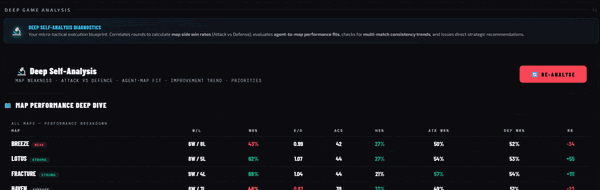
#> input picture public/deep_analysis.gif, 600 x 190 px, found by its file name
$ python fix_gifs.py
#> lines starting #> are read from the running program, lines starting #| are printed output that depends on the picture
"""
Re-compress original high-res GIFs from the git history isn't possible,
so instead we'll rebuild the GIFs from scratch using the original compressed ones
but fixing the per-frame duration to be correct (80-100ms).

The issue: the first compression pass inherited the already-inflated duration,
making each frame display for 9 seconds. We fix that by resetting duration to 80ms.
"""
import os
from PIL import Image, ImageSequence

public_dir = r"c:\Users\prath\Downloads\VALSTATS\v8\public"

gifs = {
    "deep_analysis.gif": 80,   # ms per frame
    "perf_lab.gif": 80,
}

for gif_name, target_duration in gifs.items():
    gif_path = os.path.join(public_dir, gif_name)
    if not os.path.exists(gif_path):
        print(f"Not found: {gif_name}")
        continue

    print(f"\nFixing {gif_name}...")
    with Image.open(gif_path) as im:
#> im is the input picture: PIL image 600x190 P; mean R, G, B 18.2, 17.7, 23
        total_frames = getattr(im, 'n_frames', 1)
#> total_frames = 26
        original_size = os.path.getsize(gif_path)
        orig_loop = im.info.get('loop', 0)
#> orig_loop = 0
        print(f"  Frames: {total_frames}, Size: {im.size}, Current duration: {im.info.get('duration')}ms")
#|   Frames: 26, Size: (600, 190), Current duration: 80ms

        frames = []
        for i in range(total_frames):
            im.seek(i)
            frames.append(im.convert("P", palette=Image.Palette.ADAPTIVE, colors=128))
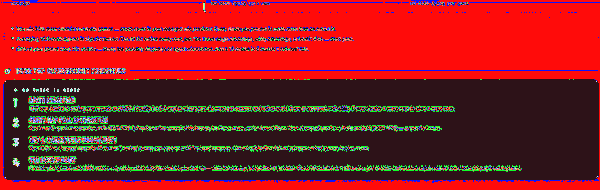
#> im: PIL image 600x190 RGB; mean R, G, B 140.1, 30.2, 31.5
#> after the loop, frames = 26 items

    # Re-save with correct frame duration
    out_path = gif_path
    frames[0].save(
        out_path,
        save_all=True,
        append_images=frames[1:],
        optimize=True,
        duration=target_duration,
        loop=orig_loop
    )

    new_size = os.path.getsize(out_path)
    print(f"  Fixed: {new_size/1024/1024:.2f} MB, duration now {target_duration}ms/frame")
#> pass 2 of the loop `for gif_name, target_duration in gifs.items():`:
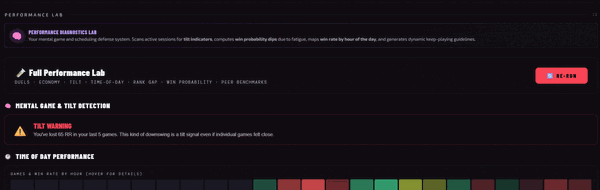
#> input picture public/perf_lab.gif, 600 x 190 px, found by its file name
#> im is the input picture: PIL image 600x190 P; mean R, G, B 23.5, 17.9, 23.6
#> total_frames = 44
#|   Frames: 44, Size: (600, 190), Current duration: 80ms
#> after the loop `for i in range(total_frames):`:
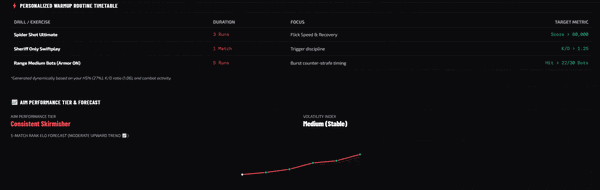
#> im: PIL image 600x190 RGB; mean R, G, B 14.6, 14.3, 16.3
#> after the loop `for i in range(total_frames):`: frames = 44 items

print("\nVerifying...")
for gif_name in gifs:
    path = os.path.join(public_dir, gif_name)
    with Image.open(path) as im:
        print(f"  {gif_name}: {getattr(im, 'n_frames', 1)} frames, {im.size}, duration={im.info.get('duration')}ms")
#|   deep_analysis.gif: 26 frames, (600, 190), duration=80ms
#> pass 2 of the loop `for gif_name in gifs:`:
#|   perf_lab.gif: 44 frames, (600, 190), duration=80ms
